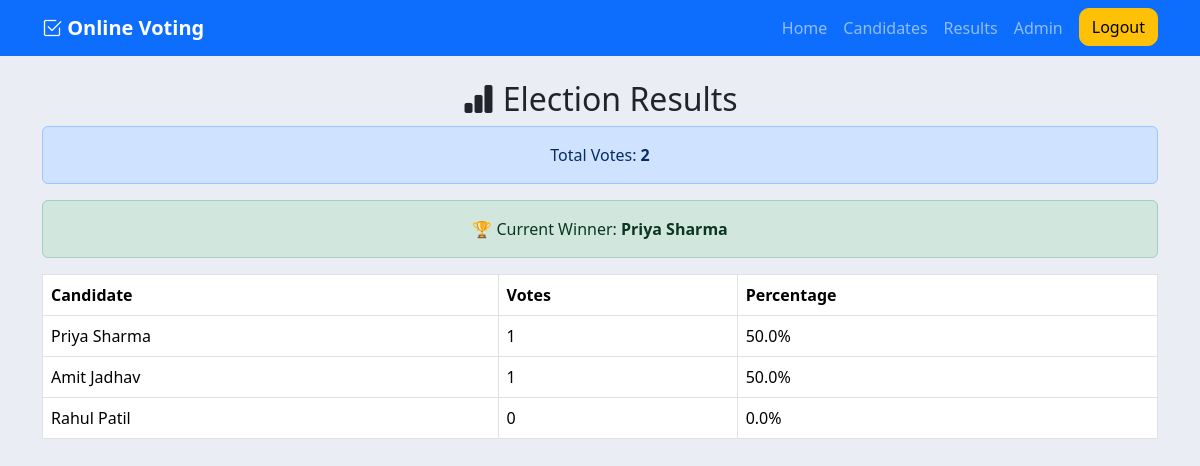
The page /results (signed in) on the database its author committed.
### tables this page shows
CREATE TABLE candidates(
            id INTEGER PRIMARY KEY AUTOINCREMENT,
            name TEXT NOT NULL,
            party TEXT NOT NULL,
            symbol TEXT,
            votes INTEGER DEFAULT 0
        );

### app.py (the view)
@app.route("/results")
def results():
    connection = get_db()
    candidates = connection.execute("""
        SELECT * FROM candidates
        ORDER BY votes DESC
    """).fetchall()
    connection.close()
    total_votes = sum(
        candidate["votes"]
        for candidate in candidates
    )
    result_data = {}
    for candidate in candidates:
        if total_votes > 0:
            percentage = (
                candidate["votes"]
                / total_votes
            ) * 100
        else:
            percentage = 0
        result_data[candidate["name"]] = {
            "votes": candidate["votes"],
            "percentage": round(
                percentage,
                2
            )
        }
    winner = None
    if candidates and total_votes > 0:
        winner = candidates[0]["name"]
    return render_template(
        "results.html",
        candidates=candidates,
        total_votes=total_votes,
        result_data=result_data,
        winner=winner
    )

### app.py (called while the page is built)
def get_db():
    connection = sqlite3.connect(DATABASE)
    connection.row_factory = sqlite3.Row
    return connection

### templates/results.html
{% extends "base.html" %}
{% block content %}
<h2 class="text-center">
<i class="bi bi-bar-chart-fill"></i>
Election Results
</h2>
<div class="alert alert-primary text-center">
Total Votes:
<b>
{{ total_votes }}
</b>
</div>
{% if winner %}
<div class="alert alert-success text-center">
🏆 Current Winner:
<b>
{{ winner }}
</b>
</div>
{% endif %}
<table class="table table-bordered">
<thead>
<tr>
<th>Candidate</th>
<th>Votes</th>
<th>Percentage</th>
</tr>
</thead>
<tbody>
{% for candidate in candidates %}
<tr>
<td>
{{ candidate.name }}
</td>
<td>
{{ candidate.votes }}
</td>
<td>
{{ result_data[
candidate.name
].percentage }}%
</td>
</tr>
{% endfor %}
</tbody>
</table>
{% endblock %}

### Static/style.css (style rules this page uses)
body { background: #eaedf4; }

### rows shown on the page
candidates: name "Priya Sharma", votes "1", name "50.0"
candidates: name "Amit Jadhav", votes "1", name "50.0"
candidates: name "Rahul Patil", votes "0", name "0.0"

### other values the page prints
{{ total_votes }} "2"
